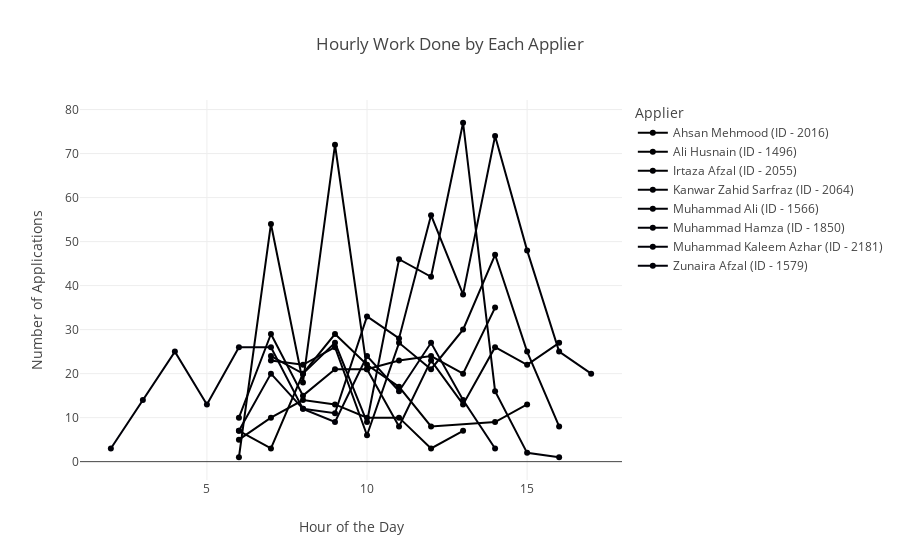

The code cell stored with this chart in its notebook:
### Code cell
import plotly.express as px

# Convert 'Applied At' to datetime if not already done
df['Applied At'] = pd.to_datetime(df['Applied At'])

# Extract the hour from 'Applied At'
df['Hour'] = df['Applied At'].dt.hour

# Count the number of job applications for each applier per hour
hourly_counts = df.groupby(['Job Applied By', 'Hour']).size().reset_index(name='Count')

# Create an interactive plot using Plotly
fig = px.line(hourly_counts, x='Hour', y='Count', color='Job Applied By', markers=True,
              title='Hourly Work Done by Each Applier',
              labels={'Hour': 'Hour of the Day', 'Count': 'Number of Applications', 'Job Applied By': 'Applier'})

fig.update_traces(mode='lines+markers')

fig.show()

### Figure 1 — Plotly figure (JSON) as saved in the notebook; plotly's stock layout.template omitted (floating-point values rounded to 4 significant figures)
{"data": [{"hovertemplate": "Applier=Ahsan Mehmood (ID - 2016)<br>Hour of the Day=%{x}<br>Number of Applications=%{y}<extra></extra>", "legendgroup": "Ahsan Mehmood (ID - 2016)", "line": {"color": "#000001", "dash": "solid"}, "marker": {"symbol": "circle"}, "mode": "lines+markers", "name": "Ahsan Mehmood (ID - 2016)", "orientation": "v", "showlegend": true, "type": "scatter", "x": [6, 7, 8, 9, 10, 11, 12, 14, 15], "xaxis": "x", "y": [7, 3, 20, 29, 22, 17, 8, 9, 13], "yaxis": "y"}, {"hovertemplate": "Applier=Ali Husnain (ID - 1496)<br>Hour of the Day=%{x}<br>Number of Applications=%{y}<extra></extra>", "legendgroup": "Ali Husnain (ID - 1496)", "line": {"color": "#000002", "dash": "solid"}, "marker": {"symbol": "circle"}, "mode": "lines+markers", "name": "Ali Husnain (ID - 1496)", "orientation": "v", "showlegend": true, "type": "scatter", "x": [6, 7, 8, 9, 10, 11, 12, 13], "xaxis": "x", "y": [5, 10, 14, 13, 10, 10, 3, 7], "yaxis": "y"}, {"hovertemplate": "Applier=Irtaza Afzal (ID - 2055)<br>Hour of the Day=%{x}<br>Number of Applications=%{y}<extra></extra>", "legendgroup": "Irtaza Afzal (ID - 2055)", "line": {"color": "#000003", "dash": "solid"}, "marker": {"symbol": "circle"}, "mode": "lines+markers", "name": "Irtaza Afzal (ID - 2055)", "orientation": "v", "showlegend": true, "type": "scatter", "x": [6, 7, 8, 9, 10, 11, 12, 13, 14], "xaxis": "x", "y": [1, 54, 18, 72, 21, 23, 24, 20, 35], "yaxis": "y"}, {"hovertemplate": "Applier=Kanwar Zahid Sarfraz (ID - 2064)<br>Hour of the Day=%{x}<br>Number of Applications=%{y}<extra></extra>", "legendgroup": "Kanwar Zahid Sarfraz (ID - 2064)", "line": {"color": "#000004", "dash": "solid"}, "marker": {"symbol": "circle"}, "mode": "lines+markers", "name": "Kanwar Zahid Sarfraz (ID - 2064)", "orientation": "v", "showlegend": true, "type": "scatter", "x": [6, 7, 8, 9, 10, 11, 12, 13, 14, 15, 16], "xaxis": "x", "y": [10, 29, 15, 21, 21, 8, 23, 13, 26, 22, 27], "yaxis": "y"}, {"hovertemplate": "Applier=Muhammad Ali (ID - 1566)<br>Hour of the Day=%{x}<br>Number of Applications=%{y}<extra></extra>", "legendgroup": "Muhammad Ali (ID - 1566)", "line": {"color": "#000005", "dash": "solid"}, "marker": {"symbol": "circle"}, "mode": "lines+markers", "name": "Muhammad Ali (ID - 1566)", "orientation": "v", "showlegend": true, "type": "scatter", "x": [7, 8, 9, 10, 11, 12, 13, 14, 15, 16], "xaxis": "x", "y": [23, 22, 26, 6, 27, 21, 30, 47, 25, 8], "yaxis": "y"}, {"hovertemplate": "Applier=Muhammad Hamza (ID - 1850)<br>Hour of the Day=%{x}<br>Number of Applications=%{y}<extra></extra>", "legendgroup": "Muhammad Hamza (ID - 1850)", "line": {"color": "#000006", "dash": "solid"}, "marker": {"symbol": "circle"}, "mode": "lines+markers", "name": "Muhammad Hamza (ID - 1850)", "orientation": "v", "showlegend": true, "type": "scatter", "x": [7, 8, 9, 10, 11, 12, 13, 14, 15, 16], "xaxis": "x", "y": [24, 20, 27, 9, 46, 42, 77, 16, 2, 1], "yaxis": "y"}, {"hovertemplate": "Applier=Muhammad Kaleem Azhar (ID - 2181)<br>Hour of the Day=%{x}<br>Number of Applications=%{y}<extra></extra>", "legendgroup": "Muhammad Kaleem Azhar (ID - 2181)", "line": {"color": "#000007", "dash": "solid"}, "marker": {"symbol": "circle"}, "mode": "lines+markers", "name": "Muhammad Kaleem Azhar (ID - 2181)", "orientation": "v", "showlegend": true, "type": "scatter", "x": [6, 7, 8, 9, 10, 11, 12, 13, 14, 15, 16, 17], "xaxis": "x", "y": [7, 20, 12, 11, 33, 28, 56, 38, 74, 48, 25, 20], "yaxis": "y"}, {"hovertemplate": "Applier=Zunaira Afzal (ID - 1579)<br>Hour of the Day=%{x}<br>Number of Applications=%{y}<extra></extra>", "legendgroup": "Zunaira Afzal (ID - 1579)", "line": {"color": "#000008", "dash": "solid"}, "marker": {"symbol": "circle"}, "mode": "lines+markers", "name": "Zunaira Afzal (ID - 1579)", "orientation": "v", "showlegend": true, "type": "scatter", "x": [2, 3, 4, 5, 6, 7, 8, 9, 10, 11, 12, 13, 14], "xaxis": "x", "y": [3, 14, 25, 13, 26, 26, 12, 9, 24, 16, 27, 14, 3], "yaxis": "y"}], "layout": {"legend": {"title": {"text": "Applier"}, "tracegroupgap": 0}, "title": {"text": "Hourly Work Done by Each Applier"}, "xaxis": {"anchor": "y", "domain": [0, 1], "title": {"text": "Hour of the Day"}}, "yaxis": {"anchor": "x", "domain": [0, 1], "title": {"text": "Number of Applications"}}}}
